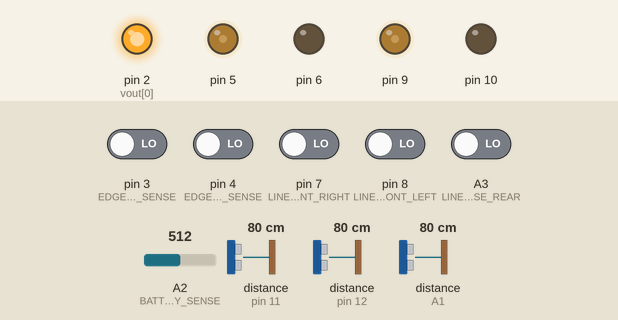
This sketch was run on a simulated Arduino Uno, built with avr-gcc and run on an emulated ATmega328P. Parts: output pins drawn as LEDs (lit = HIGH). Wiring (inferred from the names in the program): ultrasonic range finder: trigger A0; echo A1. The test bench sets the inputs (shaded band); at power-on: A3 (LINE_SENSE_REAR), pin 3 (EDGE_R_IR_SENSE), pin 4 (EDGE_L_IR_SENSE), pin 7 (LINE_SENSE_FRONT_RIGHT), pin 8 (LINE_SENSE_FRONT_LEFT) LOW, distance to the obstacle (sensors on A1, pin 11, pin 12) 80 cm, A2 (BATTERY_SENSE) = 512. The echo pulse lasts 58.3 µs per cm; pins used as bus, display or sensor lines are not drawn.

Above: at 1.2 s.
1.3 s: distance to the obstacle (sensor on A1) set to 9 cm
2.8 s: distance to the obstacle (sensor on A1) set to 6 cm
At 3.8 s:
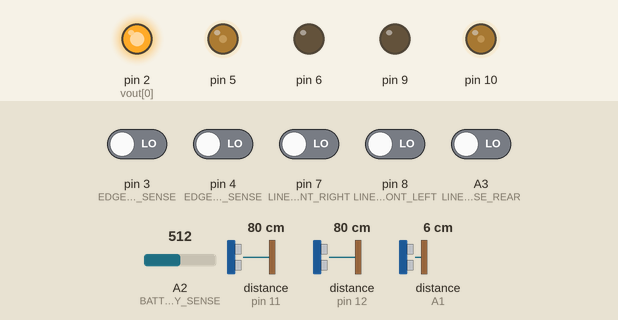
4.5 s: A2 (BATTERY_SENSE) set to 716
At 5.0 s:
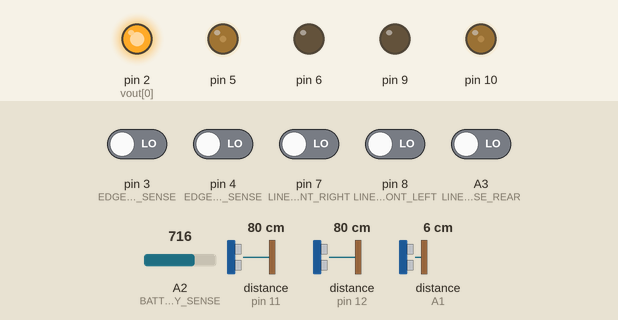
6.0 s: distance to the obstacle (sensor on pin 11) set to 14 cm
7.5 s: distance to the obstacle (sensor on pin 11) set to 11 cm
At 8.5 s:
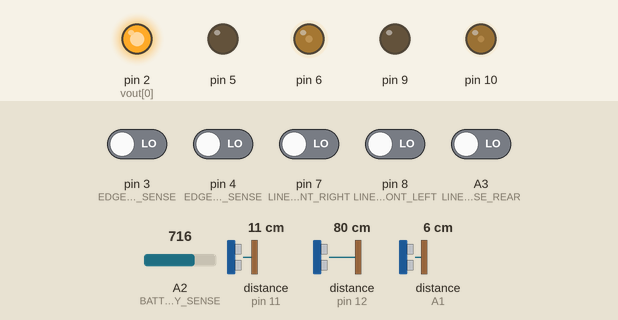
9.0 s: distance to the obstacle (sensor on pin 12) set to 12 cm
10.5 s: distance to the obstacle (sensor on pin 12) set to 9 cm
At 11.5 s:
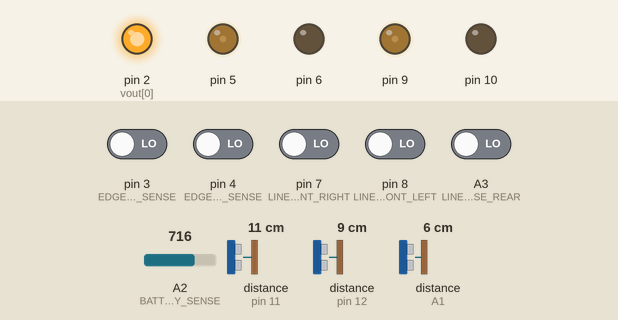
Timing chart, 0 to 13.0 s (numbered marks = the images above; inputs shaded):
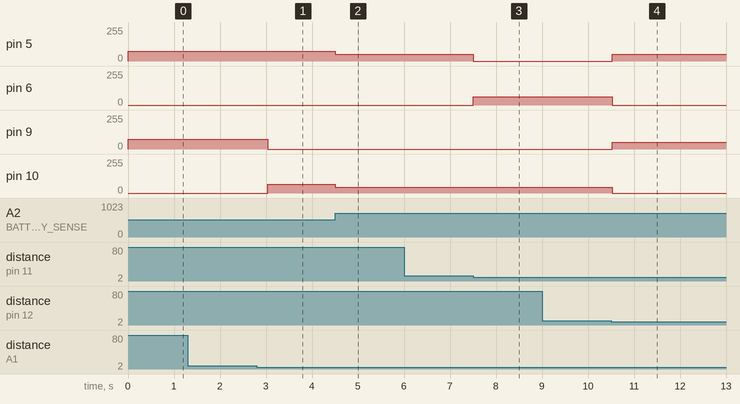

Measured:
- the behaviour switches between 8 and 7 cm on distance to the obstacle (sensor on A1) (found by bisection; images 0 and 1)
- the behaviour switches between 13 and 12 cm on distance to the obstacle (sensor on pin 11) (found by bisection; images 2 and 3)
- the behaviour switches between 11 and 10 cm on distance to the obstacle (sensor on pin 12) (found by bisection; images 3 and 4)
- after the input at 1.3 s, every drawn part: stays the same
- after the input at 2.8 s, pin 9: 75/255 → 0/255 after 0.23 s; pin 10: 0/255 → 65/255 after 0.23 s
- after the input at 4.5 s, pin 5: 75/255 → 52/255 at once; pin 10: 65/255 → 42/255 at once
- after the input at 6.0 s, every drawn part: stays the same
- after the input at 7.5 s, pin 5: 52/255 → 0/255 at once; pin 6: 0/255 → 62/255 at once
- after the input at 9.0 s, every drawn part: stays the same
- after the input at 10.5 s, pin 5, pin 9: 0/255 → 52/255 at once; pin 6: 62/255 → 0/255 at once; pin 10: 42/255 → 0/255 at once

The sketch:

assignment3.ino
```cpp
//#define DONT_MOVE
//#define SERIAL_DEBUG
#define USE_EDGE
#define USE_DISTANCE
//#define USE_LINE
#define USE_LINE2
#define USE_DELAY
//#define USE_LED
#define USE_BATTERY_SENSE

#include "MotorControl.h"
#include "SonarSensor.h"

#define MOTOR_RA    (10)
#define MOTOR_RB    (9)
#define MOTOR_LA    (6)
#define MOTOR_LB    (5)

//#define IR_SENSE_F  (11)
#define EDGE_F_SONAR_TRIGGER    (A0)
#define EDGE_F_SONAR_ECHO       (A1)
#define EDGE_R_IR_SENSE         (3)
#define EDGE_L_IR_SENSE         (4)

#define LINE_SENSE_FRONT_LEFT   (8)
#define LINE_SENSE_FRONT_RIGHT  (7)
#define LINE_SENSE_REAR         (A3)

#define DISTANCE_SENSE_L_TRIGGER  (A4)
#define DISTANCE_SENSE_L_ECHO     (12)
#define DISTANCE_SENSE_R_TRIGGER  (A5)
#define DISTANCE_SENSE_R_ECHO     (11)
//#define DISTANCE_IR_SENSE (11)

#define BATTERY_SENSE (A2)

#ifdef USE_LED
#define LED (13)
#endif

//#define BASE_SPEED(x)  (54 + (100 - x) * 45 / 100 - 5)
#define BASE_SPEED(x)  (54 + (100 - x) * 58 / 100 - 5)
//#define BASE_SPEED(x)  (75)
#define R_SPEED(x)  (BASE_SPEED(x))
#define L_SPEED(x)  (BASE_SPEED(x) + 10)

#define EDGE_STATUS_CLEAR (0)
#define EDGE_STATUS_F     (1 << 0)
#define EDGE_STATUS_R     (1 << 1)
#define EDGE_STATUS_L     (1 << 2)
#define EDGE_STATUS_FR    (EDGE_STATUS_F | EDGE_STATUS_R)
#define EDGE_STATUS_FL    (EDGE_STATUS_F | EDGE_STATUS_L)
#define EDGE_STATUS_ALL   (EDGE_STATUS_F | EDGE_STATUS_R | EDGE_STATUS_L)

#define LINE_STATUS_CLEAR   (0)
#define LINE_STATUS_FRONT_RIGHT (1 << 0)
#define LINE_STATUS_FRONT_LEFT  (1 << 1)
#define LINE_STATUS_REAR        (1 << 2)
#define LINE_STATUS_FRONT_BOTH  (LINE_STATUS_FRONT_RIGHT | LINE_STATUS_FRONT_LEFT)
#define LINE_STATUS_ALL         (LINE_STATUS_FRONT_BOTH | LINE_STATUS_REAR)

#define LINE_DELAY (250)

#define MAX_LINE_ALIGN_CYCLES (128)
#define LINE_ROTATION_DELAY (16)


#define SONAR_DISTANCE  (250)
#define SONAR_SEQUENCE_DELAY (350)

//#define TURN_DELAY (75)
#define TURN_DELAY (500)

#define DIRECTION_LEFT (1)
#define DIRECTION_RIGHT (2)

#ifdef SERIAL_DEBUG
#define SERIAL_PRINT(...) Serial.print(__VA_ARGS__)
#define SERIAL_PRINTLN(...) Serial.println(__VA_ARGS__)
#else
#define SERIAL_PRINT(...)
#define SERIAL_PRINTLN(...)
#endif

MotorControl *leftMotor;
MotorControl *rightMotor;

SonarSensor *frontEdgeSonar;

SonarSensor *leftSonar;
SonarSensor *rightSonar;
bool evenCycle;

//bool turnClockwise;

const byte vout[] = { 2 };
const byte vout_count = sizeof(vout) / sizeof(byte);

inline uint8_t getEdgeStatus()
{
    uint8_t status = EDGE_STATUS_CLEAR;

    //if (digitalRead(IR_SENSE_F)) {
    int16_t frontEdgeDistance = frontEdgeSonar->getDistance();

    if (!inRange(frontEdgeDistance, 0, 150)) {
        status |= EDGE_STATUS_F;
    }
    if (digitalRead(EDGE_R_IR_SENSE)) {
        status |= EDGE_STATUS_R;
    }
    if (digitalRead(EDGE_L_IR_SENSE)) {
        status |= EDGE_STATUS_L;
    }

    return status;
}

inline uint8_t getLineStatus()
{
    uint8_t status = LINE_STATUS_CLEAR;
    if (digitalRead(LINE_SENSE_FRONT_LEFT)) {
        status |= LINE_STATUS_FRONT_LEFT;
    }
    if (digitalRead(LINE_SENSE_FRONT_RIGHT)) {
        status |= LINE_STATUS_FRONT_RIGHT;
    }
    if (digitalRead(LINE_SENSE_REAR)) {
        status |= LINE_STATUS_REAR;
    }
    return status;
}

template <typename T>
inline bool inRange(T x, T a, T b) { return a <= x && x < b; }

inline int getBatteryStatus()
{
#ifdef USE_BATTERY_SENSE
    return map(analogRead(BATTERY_SENSE), 150, 650, 0, 100);
#else
    //return 59;
    return 34;
#endif
}

#if 0
inline int degreesToCycles(int degrees)
{
    return map(degrees, 0, 360, 0, MAX_LINE_ALIGN_CYCLES);
}

inline int cycleToDegrees(int cycles)
{
    return map(cycles, 0, MAX_LINE_ALIGN_CYCLES, 0, 360);
}

bool lineAlign(int maxAlignCycles)
{
    int leftMultiplier = 1;
    int rightMultiplier = -1;

    if (maxAlignCycles < 0) {
        leftMultiplier = -1;
        rightMultiplier = 1;
        maxAlignCycles *= -1;
    }

    if (maxAlignCycles == 0) {
        maxAlignCycles = MAX_LINE_ALIGN_CYCLES;
    }

    uint16_t cycles = 0;
    uint8_t lineStatus;
    while ((lineStatus = getLineStatus()) != LINE_STATUS_BOTH && cycles < maxAlignCycles) {
        /*if (cycles % 2) {
            delay(100);
        }*/
        leftMotor->forward(L_SPEED(getBatteryStatus()) * leftMultiplier - 10);
        rightMotor->forward(R_SPEED(getBatteryStatus()) * rightMultiplier - 10);
        delay(LINE_ROTATION_DELAY);
        leftMotor->brake();
        rightMotor->brake();
        cycles++;
    }

    leftMotor->forward(L_SPEED(getBatteryStatus()));
    rightMotor->forward(R_SPEED(getBatteryStatus()));

    return cycles != maxAlignCycles;
}
#endif

void locateLine()
{
    int16_t lSpeed = L_SPEED(getBatteryStatus());
    int16_t rSpeed = R_SPEED(getBatteryStatus());

    rSpeed *= -1;


    leftMotor->forward(lSpeed);
    rightMotor->forward(rSpeed);

    while (!(getLineStatus() & LINE_STATUS_FRONT_RIGHT));
    while (getLineStatus() & LINE_STATUS_FRONT_RIGHT);

    leftMotor->brake();
    rightMotor->brake();
}

void setup()
{
#ifdef SERIAL_DEBUG
    Serial.begin(115200);
#endif
    //turnClockwise = true;

    evenCycle = true;

    leftMotor = new MotorControl(MOTOR_LB, MOTOR_LA);
    rightMotor = new MotorControl(MOTOR_RA, MOTOR_RB);

    leftSonar = new SonarSensor(DISTANCE_SENSE_L_TRIGGER, DISTANCE_SENSE_L_ECHO);
    rightSonar = new SonarSensor(DISTANCE_SENSE_R_TRIGGER, DISTANCE_SENSE_R_ECHO);
    frontEdgeSonar = new SonarSensor(EDGE_F_SONAR_TRIGGER, EDGE_F_SONAR_ECHO);

    //pinMode(IR_SENSE_F, INPUT);
    pinMode(EDGE_R_IR_SENSE, INPUT);
    pinMode(EDGE_L_IR_SENSE, INPUT);

    pinMode(LINE_SENSE_FRONT_LEFT, INPUT);
    pinMode(LINE_SENSE_FRONT_RIGHT, INPUT);
    pinMode(LINE_SENSE_REAR, INPUT);

    //pinMode(DISTANCE_IR_SENSE, INPUT);

    for (int i = 0; i < vout_count; i++) {
        pinMode(vout[i], OUTPUT);
        digitalWrite(vout[i], HIGH);
    }

#ifdef USE_LED
    pinMode(LED, OUTPUT);
#endif
#ifdef USE_BATTERY_SENSE
    pinMode(BATTERY_SENSE, INPUT);
#endif
    //lineAlign(0);
}

void loop()
{
    SERIAL_PRINT("BATTERY: ");
    SERIAL_PRINT(getBatteryStatus());
    SERIAL_PRINT("\tSPEED: ");
    SERIAL_PRINTLN(BASE_SPEED(getBatteryStatus()));

    /*SERIAL_PRINT("FRONT: ");
    SERIAL_PRINT(digitalRead(LINE_SENSE_F));
    SERIAL_PRINT("\tREAR: ");
    SERIAL_PRINTLN(digitalRead(LINE_SENSE_R));*/

    /*SERIAL_PRINT("FRONT: ");
    SERIAL_PRINT(frontEdgeSonar->getDistance());
    SERIAL_PRINT("\TLEFT: ");
    SERIAL_PRINT(leftSonar->getDistance());
    SERIAL_PRINT("\tRIGHT: ");
    SERIAL_PRINTLN(rightSonar->getDistance());*/

    //SERIAL_PRINTLN(getEdgeStatus());

    /*SERIAL_PRINT("LINE_SENSE STATUS: ");
    SERIAL_PRINTLN(getLineStatus());*/

#ifdef DONT_MOVE
    return;
#endif

    evenCycle = !evenCycle;

#ifdef USE_EDGE
    uint8_t edgeStatus;
    if ((edgeStatus = getEdgeStatus())) {
        int16_t lSpeed = L_SPEED(getBatteryStatus());
        int16_t rSpeed = R_SPEED(getBatteryStatus());
#ifdef USE_DELAY
        int16_t turnDelay = 0;
#endif

        switch (edgeStatus) {
        case EDGE_STATUS_F:
            rSpeed *= -1;
#ifdef USE_DELAY
            turnDelay = TURN_DELAY;
#endif
            break;
        case EDGE_STATUS_FR:
            rSpeed = 0;
            // fall through
        case EDGE_STATUS_R: /* TEST THIS */
            lSpeed *= -1;
#ifdef USE_DELAY
            turnDelay = TURN_DELAY;
#endif
            break;
        case EDGE_STATUS_FL:
            lSpeed = 0;
            // fall through
        case EDGE_STATUS_L: /* AND THIS */
            rSpeed *= -1;
#ifdef USE_DELAY
            turnDelay = TURN_DELAY;
#endif
            break;
        case EDGE_STATUS_ALL:
            lSpeed = 0;
            rSpeed = 0;
            break;
        }


        /*if (irStatus & IR_STATUS_R) {
            turnClockwise = false;
        }
        else {
            turnClockwise = true;
        }*/

        leftMotor->forward(lSpeed);
        rightMotor->forward(rSpeed);
#ifdef USE_DELAY
        delay(turnDelay);
#endif
#ifdef USE_LINE
        onLine = false;
#endif
        return;
    }
#endif

#ifdef USE_LINE
    uint8_t lineStatus = getLineStatus();
    switch (lineStatus) {
    case LINE_STATUS_F:
        break;
    case LINE_STATUS_R:
        delay(50);
        if (onLine) {
            // sweep 180* to relocate line. if not found, online = false
            SERIAL_PRINTLN("RELOCATING LINE");
            if (lineAlign(MAX_LINE_ALIGN_CYCLES / 4) || lineAlign(MAX_LINE_ALIGN_CYCLES / 2 * -1)) {
                onLine = true;
                SERIAL_PRINTLN("FOUND LINE");
            }
            else {
                onLine = false;
                SERIAL_PRINTLN("LOST LINE");
                delay(500);
            }
        }
        else {
            // sweep 360* to locate line.
            SERIAL_PRINTLN("LOCATING LINE");
            if (lineAlign(0)) {
                onLine = true;
                SERIAL_PRINTLN("FOUND LINE");
            }
            else {
                onLine = false;
                SERIAL_PRINTLN("NO LINE");
                //delay(150);
            }
        }
        break;
    case LINE_STATUS_BOTH:
        SERIAL_PRINTLN("ON LINE");
        onLine = true;
        break;
    case LINE_STATUS_CLEAR:
    default:
        onLine = false;
        break;
    }
#endif

#ifdef USE_LINE2
    uint8_t lineStatus = getLineStatus();
    if (lineStatus != LINE_STATUS_CLEAR) {
        int16_t lSpeed = L_SPEED(getBatteryStatus()) + 5;
        int16_t rSpeed = R_SPEED(getBatteryStatus()) + 5;
        int16_t lineDelay = 0;

        switch (lineStatus & LINE_STATUS_FRONT_BOTH) {
        case LINE_STATUS_FRONT_LEFT:
            lSpeed *= -1;
            lineDelay = LINE_DELAY;
            break;
        case LINE_STATUS_FRONT_RIGHT:
            rSpeed *= -1;
            lineDelay = LINE_DELAY;
            break;
        case LINE_STATUS_FRONT_BOTH:
            while (!(getLineStatus() & LINE_STATUS_REAR)) {
                leftMotor->forward(lSpeed);
                rightMotor->forward(rSpeed);
            }
            locateLine();
            break;
        }

        leftMotor->forward(lSpeed);
        rightMotor->forward(rSpeed);
        delay(lineDelay);
        return;
    }
#endif

#ifdef USE_DISTANCE
    bool distanceAffected = false;

    int16_t lDistance;
    int16_t rDistance;

    /*int16_t lDistance = leftSonar->getDistance();
    int16_t rDistance = rightSonar->getDistance();*/

    /*SERIAL_PRINT(lDistance);
    SERIAL_PRINT('\t');
    SERIAL_PRINTLN(rDistance);*/

    while (inRange<int16_t>((lDistance = leftSonar->getDistance()), 0, SONAR_DISTANCE) ||
        inRange<int16_t>((rDistance = rightSonar->getDistance()), 0, SONAR_DISTANCE)) {
    //while (!digitalRead(DISTANCE_IR_SENSE)) {
#ifdef USE_LED
        digitalWrite(LED, !digitalRead(LED));
#endif

        distanceAffected = true;

        int16_t lSpeed = L_SPEED(getBatteryStatus());
        int16_t rSpeed = R_SPEED(getBatteryStatus());
#ifdef USE_DELAY
        int16_t turnDelay = 0;
#endif

        if (lDistance < 100 || rDistance < 100) {
            leftMotor->forward(L_SPEED(getBatteryStatus()) * -1);
            rightMotor->forward(R_SPEED(getBatteryStatus()) * -1);
            delay(100);
            leftMotor->brake();
            rightMotor->brake();
        }

        if (/*lDistance != -1 &&*/ lDistance < rDistance) {
            //lSpeed = 0;
            rSpeed *= -1;
#ifdef USE_DELAY
            turnDelay = TURN_DELAY;
#endif
        }
        else /*if (rDistance != -1 && lDistance > rDistance)*/ {
            //rSpeed = 0;
            lSpeed *= -1;
#ifdef USE_DELAY
            turnDelay = TURN_DELAY;
#endif
        }

        leftMotor->forward(lSpeed);
        rightMotor->forward(rSpeed);
        delay(500);

        /*lDistance = leftSonar->getDistance();
        rDistance = rightSonar->getDistance();*/
    }

    if (distanceAffected) {
        return;
    }
#endif

    leftMotor->forward(L_SPEED(getBatteryStatus()));
    rightMotor->forward(R_SPEED(getBatteryStatus()));

}
```

MotorControl.h
```cpp
#ifndef MOTORCONTROL_H
#define MOTORCONTROL_H

//#define USE_KICKSTART

#ifdef USE_KICKSTART
//#define KICKSTART_PWM (96)
#define KICKSTART_PWM (192)
#define KICKSTART_DELAY (10)
#endif
//#define REVERSE_OFFSET (20)
#define REVERSE_OFFSET (10)
//#define REVERSE_OFFSET (15)

class MotorControl {
private:
    uint8_t outA;
    uint8_t outB;

    int16_t pwm;
    bool brakeStatus;

    //uint8_t kickstartPwm;
    //uint8_t kickstartDelay;

public:
    MotorControl(uint8_t outA, uint8_t outB)
    {
        //this->kickstartPwm = KICKSTART_PWM;
        //this->kickstartDelay = KICKSTART_DELAY;

        this->outA = outA;
        this->outB = outB;

        pinMode(this->outA, OUTPUT);
        pinMode(this->outB, OUTPUT);

        brake();
    }

    /*MotorControl(uint8_t outA, uint8_t outB, uint8_t kickstartPwm, uint8_t kickstartDelay) : MotorControl(outA, outB)
    {
        this->kickstartPwm = kickstartPwm;
        this->kickstartDelay = kickstartDelay;
    }*/

    //inline void resume() { this->forward(); }

    //inline void forward() { this->forward(this->pwm); }
    inline void forward(int16_t pwm)
    {
        if (pwm == 0) {
            this->brake();
            return;
        }
        if (pwm < 0) {
            //reverse((pwm * -1) + 15);
            reverse((pwm * -1) + REVERSE_OFFSET);
            return;
        }
        this->pwm = pwm & 0xFF;

        digitalWrite(this->outB, LOW);
#ifdef USE_KICKSTART
        analogWrite(this->outA, KICKSTART_PWM);
        //delay(KICKSTART_DELAY);
        delay(KICKSTART_DELAY);
#endif
        analogWrite(this->outA, pwm & 0xFF);
        this->brakeStatus = false;
    }

    //inline void reverse() { this->forward(this->pwm * -1); }
    inline void reverse(int16_t pwm)
    {
        if (pwm < 0) {
            forward(pwm * -1);
            return;
        }
        this->pwm = (pwm & 0xFF) * -1;
        digitalWrite(this->outA, LOW);
#ifdef USE_KICKSTART
        analogWrite(this->outB, KICKSTART_PWM);
        delay(KICKSTART_DELAY);
#endif
        analogWrite(this->outB, pwm & 0xFF);
        this->brakeStatus = false;
    }

    inline void brake()
    {
        digitalWrite(this->outA, HIGH);
        digitalWrite(this->outB, HIGH);
        /*this->forward(this->pwm * -1);
        delayMicroseconds(100);
        digitalWrite(this->outA, LOW);
        digitalWrite(this->outB, LOW);*/
        this->brakeStatus = true;
    }

    inline void standby()
    {
        digitalWrite(this->outA, LOW);
        digitalWrite(this->outB, LOW);
    }

    inline bool getBrakeStatus() { return this->brakeStatus; }
    inline int16_t getPwm() { return this->pwm; }
};

#endif
```

SonarSensor.h
```cpp
#ifndef SONAR_SENSOR_H
#define SONAR_SENSOR_H

#define SPEED_OF_SOUND (.343)
//#define TIMEOUT (10000)
#define TIMEOUT (20000)

class SonarSensor {
private:
    byte trigger;
    byte echo;

public:
    SonarSensor(byte trigger, byte echo)
    {
        this->trigger = trigger;
        this->echo = echo;

        pinMode(this->trigger, OUTPUT);
        pinMode(this->echo, INPUT);

        digitalWrite(this->trigger, LOW);
    }

    int16_t getDistance()
    {
        digitalWrite(this->trigger, HIGH);
        delayMicroseconds(10);
        digitalWrite(this->trigger, LOW);

        unsigned long duration = pulseIn(this->echo, HIGH, TIMEOUT);
        if (!duration) {
            return -1;
        }

        int16_t distance = duration * SPEED_OF_SOUND; // distance is now in millimeters

        return distance;
    }
};

#endif
```
